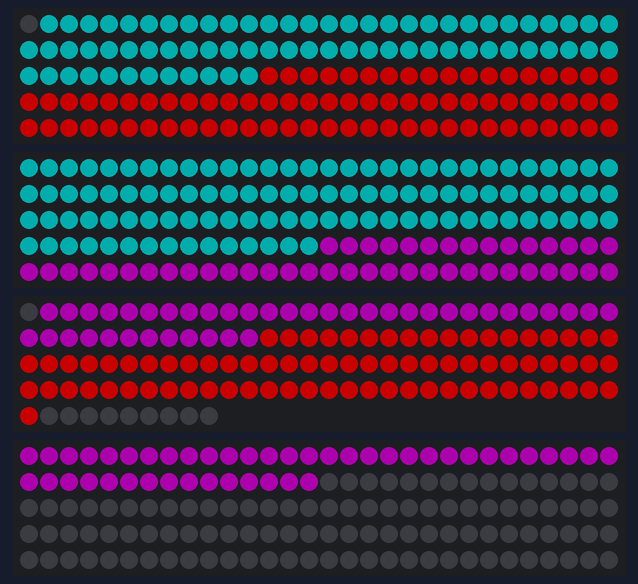
This sketch was run on a simulated Arduino Uno, built with avr-gcc and run on an emulated ATmega328P. Parts: 3 × 150 RGB LEDs in strip order, left to right, continuing on the next row, 130 RGB LEDs in strip order, left to right, continuing on the next row. Dim RGB values are drawn brighter than linear.

Above: at 2.03 s.
At 6.4 s:
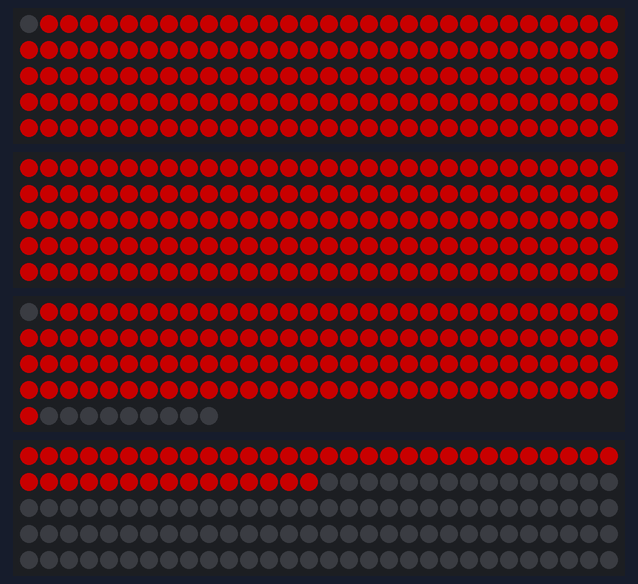
At 12.59 s:
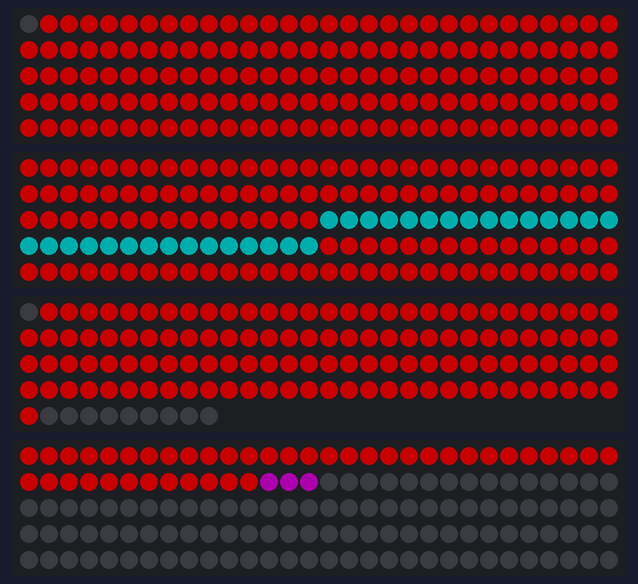
At 22.13 s:
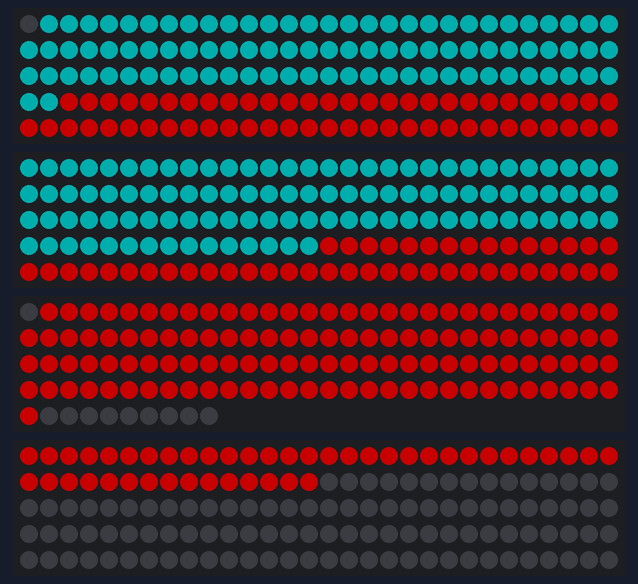
At 31.24 s:
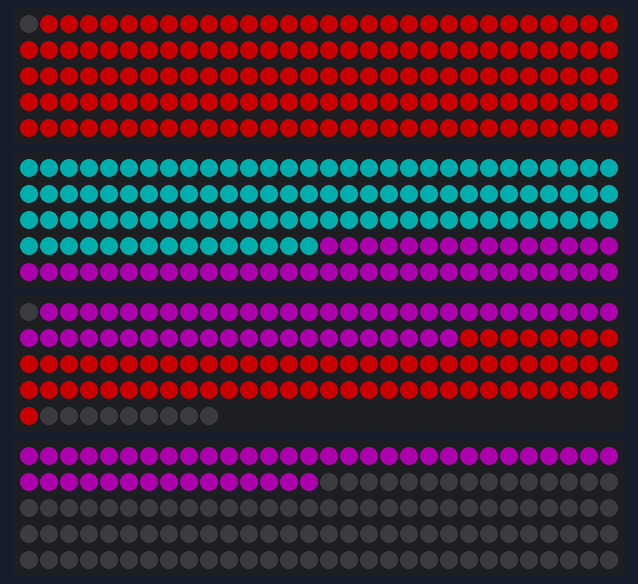
At 39.77 s:
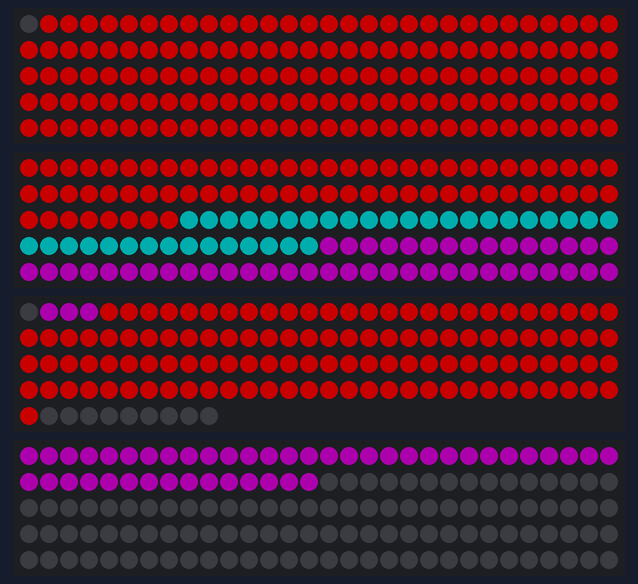

Measured:
- what the display in image 1 shows lasts 0.5 s, from 6.4 s to 6.9 s

The sketch:

arrayedControl.ino
```cpp
#include <Adafruit_NeoPixel.h>

// Which pin on the Arduino is connected to the NeoPixels?
int PINLEDSTRIP0 = 4;
int PINLEDSTRIP1 = 0;
int PINLEDSTRIP2 = 2;
int PINLEDSTRIP3 = 15;

// How many NeoPixels are attached to the Arduino?
int NUMPIXLEDSTRIP0 = 150;
int NUMPIXLEDSTRIP1 = 150;
int NUMPIXLEDSTRIP2 = 130;
int NUMPIXLEDSTRIP3 = 150;

int NUMPIXSECTA = 255; // 150px (5.0m) on strip 0 -> 105px (3.5m) on strip 1
int NUMPIXSECTB = 225; // 120px (4.0m) on strip 2 ->  45px (1.5m) on strip 1 -> 60px (2.0m) on strip 3
int NUMPIXSECTC = 150;
int NUMPIXSECTD = 150;

// When we setup the NeoPixel library, we tell it how many pixels, and which pin to use to send signals.
Adafruit_NeoPixel ledstrip0 = Adafruit_NeoPixel(NUMPIXLEDSTRIP0, PINLEDSTRIP0, NEO_GRB + NEO_KHZ800);
Adafruit_NeoPixel ledstrip1 = Adafruit_NeoPixel(NUMPIXLEDSTRIP1, PINLEDSTRIP1, NEO_GRB + NEO_KHZ800);
Adafruit_NeoPixel ledstrip2 = Adafruit_NeoPixel(NUMPIXLEDSTRIP2, PINLEDSTRIP2, NEO_GRB + NEO_KHZ800);
Adafruit_NeoPixel ledstrip3 = Adafruit_NeoPixel(NUMPIXLEDSTRIP3, PINLEDSTRIP3, NEO_GRB + NEO_KHZ800);

//CapacitiveSensor cs5_4 = CapacitiveSensor(5,4);
//CapacitiveSensor cs3_2 = CapacitiveSensor(3,2);

int long startWave1 = 0;
int long startWave2 = 0;

int delayval = 50; // delay between loops in ms

void setup() {
  ledstrip0.begin();
  ledstrip1.begin();
  ledstrip2.begin();
  ledstrip3.begin();
  Serial.begin(9600);
}

int traveler = 0;

void loop() {

  for(int m = 0; m < NUMPIXSECTA; m++){ // set base color
    setPixelColorSectA(m,0,50,50);
  }

  for(int n = 0; n < NUMPIXSECTB; n++){ // set base color
    setPixelColorSectB(n,50,0,50);
  }

  for (int p = 0; p < floor(millis()-startWave1)/25; p++){ // red from beginning of strip to end
      setPixelColorSectA(p,100,0,0);
  }

  for (int q = 0; q < floor(millis()-startWave2)/25; q++){ // red from beginning of strip to end
      setPixelColorSectB(q,100,0,0);
  }

  ledstrip0.show();
  ledstrip1.show();
  ledstrip2.show();
  ledstrip3.show();

  delay(delayval);

  if (millis() - startWave1 > 6800){
    startWave1 = millis();
  }

  if (millis() - startWave2 > 7300){
    startWave2 = millis();
  }
}

void setPixelColorSectA(int i, int r, int g, int b){
  if (i < 150) {
    ledstrip0.setPixelColor(150 - i,r,g,b); // against strip indices; offset by length of strip and subtract index
  } else if (i < 150 + 105) {
    ledstrip1.setPixelColor(i - 150,r,g,b); // with strip indices; go with index but offset by length of strip
  }
}

void setPixelColorSectB(int i, int r, int g, int b){ //120, 45, 60
  if (i < 120) {
    ledstrip2.setPixelColor(120 - i,r,g,b); // against strip indices; offset by length of strip and subtract index
  } else if (i < 120 + 45) {
    ledstrip1.setPixelColor(i - 15,r,g,b); // with strip indices; offset by difference of indices between strips 2 and 1
  } else if (i < 105 + 45 + 60) {
    ledstrip3.setPixelColor(i - 120 - 45,r,g,b); // with strip indices; offset by length of strip 2 and portion on strip 1
  }
}

// CONSIDER Object/Class version of each section but may be overkill, at least while planning
//class LEDSection {
//  int NUMPIXELS;
//  int conversionArray[NUMPIXELS][2]; // led strip i, strip index j
//  int counter = 0; // keep track of where indices have already been process
//
//  public:
//    Button(int NUMPIXELS)
//
//    void addSectionIndices(int LEDSTRIPID, int START, INT END){ // call this for each LED strip portion of each
//      int slicelength = abs(END - START) + 1
//      START < END ? direction = 1 : direction = -1;
//
//      for(int i = START; i < END; i += direction){
//        conversionArray[0][counter] = LEDSTRIPID;
//        conversionArray[1][counter] = i;
//      }
//
//      counter++; // update the last-processed index
//
//    }
//}
```
